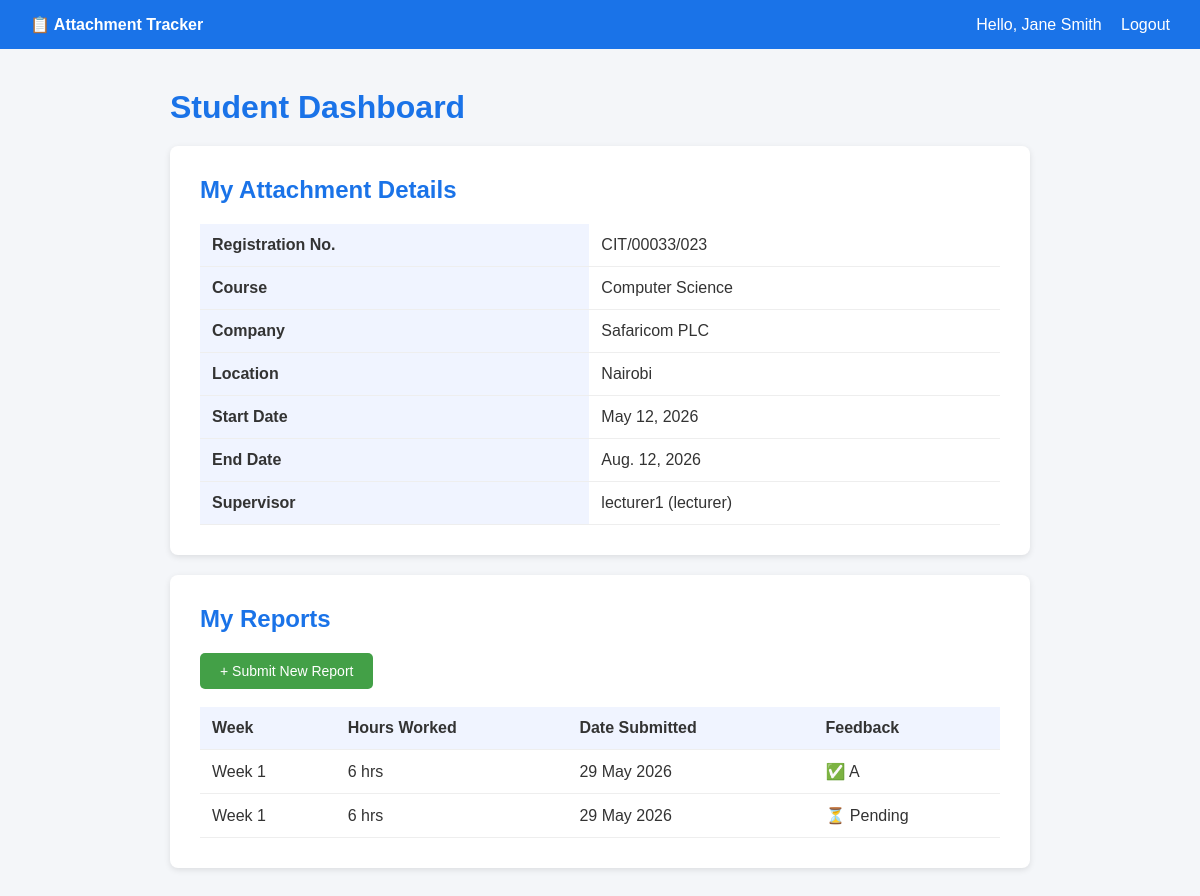
Screenshot of /student/dashboard/ (signed in) with the database file from the repository.
### tracker/models.py (models this page shows, shortened)
class User(AbstractUser):
    ROLE_CHOICES = (
        ('student', 'Student'),
        ('lecturer', 'Lecturer'),
        ('admin', 'Admin'),
    )
    role = models.CharField(max_length=20, choices=ROLE_CHOICES)
    phone = models.CharField(max_length=15, blank=True)
    def __str__(self):
        return f"{self.username} ({self.role})"

class StudentProfile(models.Model):
    user = models.OneToOneField(User, on_delete=models.CASCADE)
    reg_number = models.CharField(max_length=20, unique=True)
    course = models.CharField(max_length=100)
    year_of_study = models.IntegerField()
    company_name = models.CharField(max_length=100)
    company_location = models.CharField(max_length=100)
    start_date = models.DateField()
    end_date = models.DateField()
    assigned_lecturer = models.ForeignKey(
        User,
        on_delete=models.SET_NULL,
        null=True,
        blank=True,
        related_name='supervised_students'
    )

class WeeklyReport(models.Model):
    student = models.ForeignKey(StudentProfile, on_delete=models.CASCADE)
    week_number = models.IntegerField()
    tasks_done = models.TextField()
    challenges = models.TextField()
    lessons_learned = models.TextField()
    hours_worked = models.IntegerField()
    date_submitted = models.DateTimeField(auto_now_add=True)

class ReportFeedback(models.Model):
    report = models.OneToOneField(WeeklyReport, on_delete=models.CASCADE)
    lecturer = models.ForeignKey(User, on_delete=models.CASCADE)
    comment = models.TextField()
    grade = models.CharField(max_length=5)  # e.g. A, B+, C
    date_reviewed = models.DateTimeField(auto_now_add=True)

### tracker/views.py (the view)
# urls.py: path('student/dashboard/', views.student_dashboard, name='student_dashboard'),
@login_required
def student_dashboard(request):
    profile = get_object_or_404(StudentProfile, user=request.user)
    reports = WeeklyReport.objects.filter(student=profile).order_by('-week_number')
    return render(request, 'tracker/student_dashboard.html', {
        'profile': profile,
        'reports': reports
    })

### tracker/templates/tracker/student_dashboard.html
{% extends 'tracker/base.html' %}
{% block content %}
<h1>Student Dashboard</h1>
<div class="card">
    <h2>My Attachment Details</h2>
    <table>
        <tr><th>Registration No.</th><td>{{ profile.reg_number }}</td></tr>
        <tr><th>Course</th><td>{{ profile.course }}</td></tr>
        <tr><th>Company</th><td>{{ profile.company_name }}</td></tr>
        <tr><th>Location</th><td>{{ profile.company_location }}</td></tr>
        <tr><th>Start Date</th><td>{{ profile.start_date }}</td></tr>
        <tr><th>End Date</th><td>{{ profile.end_date }}</td></tr>
        <tr><th>Supervisor</th><td>{{ profile.assigned_lecturer }}</td></tr>
    </table>
</div>
<div class="card">
    <h2>My Reports</h2>
    <a href="{% url 'submit_report' %}" class="btn btn-success">+ Submit New Report</a>
    <br><br>
    {% if reports %}
    <table>
        <tr>
            <th>Week</th><th>Hours Worked</th><th>Date Submitted</th><th>Feedback</th>
        </tr>
        {% for report in reports %}
        <tr>
            <td>Week {{ report.week_number }}</td>
            <td>{{ report.hours_worked }} hrs</td>
            <td>{{ report.date_submitted|date:"d M Y" }}</td>
            <td>
                {% if report.reportfeedback %}
                    ✅ {{ report.reportfeedback.grade }}
                {% else %}
                    ⏳ Pending
                {% endif %}
            </td>
        </tr>
        {% endfor %}
    </table>
    {% else %}
        <p>No reports submitted yet.</p>
    {% endif %}
</div>
{% endblock %}

### tracker/templates/tracker/base.html (shortened to what this page needs)
<!DOCTYPE html>
<html lang="en">
<head>
</head>
<body>
    <nav>
        <strong>📋 Attachment Tracker</strong>
        <div>
            {% if user.is_authenticated %}
                <span>Hello, {{ user.get_full_name|default:user.username }}</span>
                <a href="{% url 'logout' %}">Logout</a>
            {% endif %}
        </div>
    </nav>
    <div class="container">
        {% block content %}{% endblock %}
    </div>
</body>
</html>

### tracker/templates/tracker/base.html (style rules this page uses)
* { margin: 0; padding: 0; box-sizing: border-box; }
body { font-family: Arial, sans-serif; background: #f4f6f9; color: #333; }
nav { background: #1a73e8; color: white; padding: 15px 30px; display: flex; justify-content: space-between; align-items: center; }
nav a { color: white; text-decoration: none; margin-left: 15px; }
.container { max-width: 900px; margin: 40px auto; padding: 0 20px; }
.card { background: white; border-radius: 8px; padding: 30px; margin-bottom: 20px; box-shadow: 0 2px 6px rgba(0,0,0,0.1); }
h1, h2 { margin-bottom: 20px; color: #1a73e8; }
table { width: 100%; border-collapse: collapse; }
th, td { padding: 12px; text-align: left; border-bottom: 1px solid #eee; }
th { background: #f0f4ff; }
.btn { display: inline-block; padding: 10px 20px; background: #1a73e8; color: white; border: none; border-radius: 5px; cursor: pointer; text-decoration: none; font-size: 14px; }
.btn-success { background: #43a047; }

### rows the page displays
User: get_full_name "Jane Smith"
StudentProfile: reg_number "CIT/00033/023", course "Computer Science", company_name "Safaricom PLC", company_location "Nairobi", start_date "May 12, 2026", end_date "Aug. 12, 2026", assigned_lecturer "lecturer1 (lecturer)"
WeeklyReport: week_number "1", hours_worked "6", date_submitted "29 May 2026", reportfeedback.grade "A"
WeeklyReport: week_number "1", hours_worked "6", date_submitted "29 May 2026", shows "⏳ Pending"
